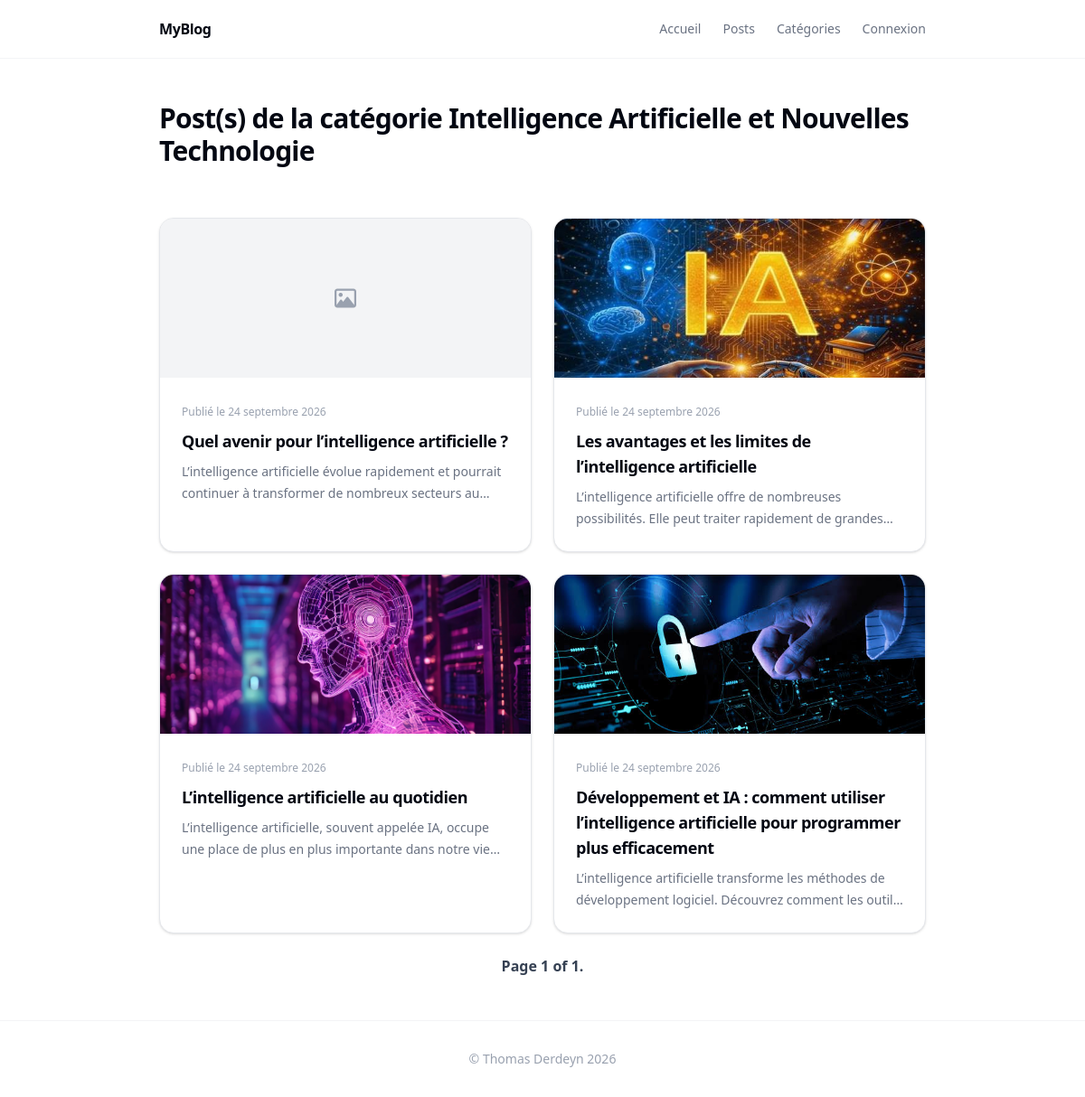
Page /category/8/ on the committed database.
### blog_app/models.py (models this page shows, shortened)
class Category(models.Model):
  name = models.CharField(max_length=50, verbose_name="Nom")
  class Meta:
    ordering = ('name', )
    verbose_name = "catégorie"
    verbose_name_plural = "catégories"

class Post(models.Model):
  title = models.CharField(max_length=50, verbose_name="titre")
  description = models.CharField(max_length=500, verbose_name="description")
  image = models.ImageField(upload_to="images/",blank=True,null=True)
  createAt = models.DateTimeField(verbose_name="date de création", auto_now_add=True)
  creator = models.ForeignKey(User, verbose_name="Utilisateur", related_name='posts', on_delete=models.CASCADE)
  categories = models.ManyToManyField('Category', verbose_name="Catégorie", related_name='posts')
  class Meta:
    ordering = ('title','description','image','creator','createAt', )
    verbose_name = "publication"
    verbose_name_plural = "publications"

### blog_app/views/category_views.py (the view)
# urls.py: path('category/<int:id>/', views.CategoryView.as_view(), name="category"),
class CategoryView(View):
    paginate_by = 6
    def get(self, request, id):
        try:
            category = Category.objects.get(id=id)
        except Category.DoesNotExist:
            messages.error(request, "La catégorie n'existe pas")
            return redirect("category_list")
        posts = category.posts.all().order_by("-createAt")
        paginator = Paginator(posts, self.paginate_by)
        page_obj = paginator.get_page(request.GET.get("page"))
        context = {
            "category": category,
            "page_obj":page_obj,
        }
        return render(request, "blog_app/category/category.html", context)

### blog_app/templates/blog_app/category/category.html (shortened to what this page needs)
{% extends 'base.html' %}
{% load static %}
{% block content %}
<section class="mb-14">
    <div class="flex items-center gap-4">
        <h1 class="text-2xl font-bold tracking-tight text-gray-950 sm:text-3xl">Post(s) de la catégorie {{ category.name}}</h1>
    </div>
</section>
<section>
    <div class="grid gap-6 sm:grid-cols-2">
        {% for post in page_obj %}
        <article
            class="group overflow-hidden rounded-2xl border border-gray-200 bg-white shadow-sm transition duration-300 hover:shadow-md">
            <a href="{% url 'post' id=post.id %}" class="flex flex-col">
                <div class="h-44 overflow-hidden bg-gray-100">
                    {% if post.image %}
                    <img src="{{ post.image.url }}" alt="{{ post.title }}"
                        class="h-full w-full object-cover transition duration-500 group-hover:scale-105">
                    {% else %}
                    <div class="flex h-full items-center justify-center text-gray-400">
                        <i class="fa-regular fa-image text-2xl"></i>
                    </div>
                    {% endif %}
                </div>
                <div class="p-6">
                    <span class="text-xs text-gray-400">Publié le {{ post.createAt|date:"d F Y" }}</span>
                    <h2
                        class="mt-2 text-lg font-semibold tracking-tight text-gray-950 transition group-hover:text-gray-600">
                        {{ post.title }}</h2>
                    <p class="mt-2 line-clamp-2 text-sm leading-6 text-gray-500">{{ post.description }}</p>
                </div>
            </a>
        </article>
        {% empty %}
        <div class="rounded-2xl border border-dashed border-gray-300 bg-white px-6 py-16 text-center">
            <i class="fa-regular fa-file-lines mb-4 text-3xl text-gray-300"></i>
            <h3 class="text-lg font-semibold text-gray-900">Aucune publication</h3>
        </div>
        {% endfor %}
    </div>
</section>
{% endblock %}

### rows in the picture
Category: name "Intelligence Artificielle et Nouvelles Technologie"
Post: createAt "24 septembre 2026", title "Quel avenir pour l’intelligence artificielle ?", description "L’intelligence artificielle évolue rapidement et pourrait continuer à transformer de nombreux secteurs…"
Post: image (picture), createAt "24 septembre 2026", title "Les avantages et les limites de l’intelligence artificielle", description "L’intelligence artificielle offre de nombreuses possibilités. Elle peut traiter rapidement de…"
Post: image (picture), createAt "24 septembre 2026", title "L’intelligence artificielle au quotidien", description "L’intelligence artificielle, souvent appelée IA, occupe une place de plus en plus importante dans notre…"
Post: image (picture), createAt "24 septembre 2026", title "Développement et IA : comment utiliser l’intelligence artificielle pour programmer plus efficacement", description "L’intelligence artificielle transforme les méthodes de développement logiciel. Découvrez comment les…"

### other values in the picture
{{ page_obj.number }} "1"
{{ page_obj.paginator.num_pages }} "1"
